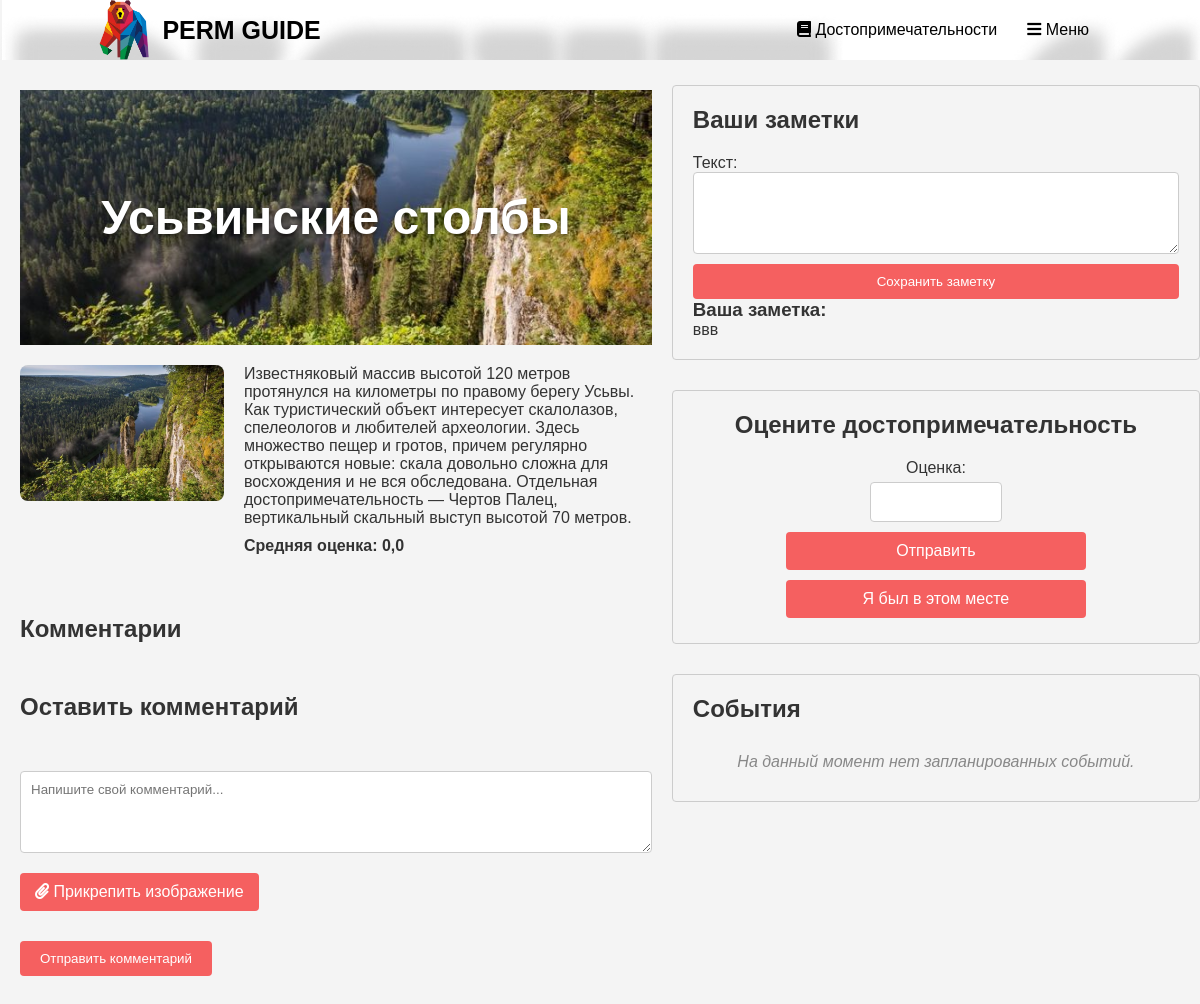
The app's page /sight/4/ (signed in) with its own data.
### gid/models.py (models this page shows, shortened)
class Sight(models.Model):
    name = models.CharField(max_length=128, verbose_name='Название')
    description = models.TextField(verbose_name='Описание')
    image = models.ImageField(upload_to='sight_images', verbose_name='Изображение')
    def average_rating(self):
        ratings = self.rating_set.all()
        if ratings.exists():
            return ratings.aggregate(Avg('score'))['score__avg']
        return 0.0
    class Meta:
        verbose_name = 'Достопримечательность'
        verbose_name_plural = 'Достопримечательности'

class UserNote(models.Model):
    sight = models.ForeignKey(Sight, on_delete=models.CASCADE, verbose_name='Достопримечательность')
    user = models.ForeignKey(User, on_delete=models.CASCADE, verbose_name='Пользователь')
    text = models.TextField(verbose_name='Текст')
    created_at = models.DateTimeField(auto_now_add=True, verbose_name='Дата создания')
    updated_at = models.DateTimeField(auto_now=True, verbose_name='Дата обновления')
    class Meta:
        verbose_name = 'Заметка пользователя'
        verbose_name_plural = 'Заметки пользователей'
        unique_together = ('sight', 'user')

### gid/views.py (the view, shortened to what this page needs)
# urls.py: path('sight/<int:sight_id>/', views.sight_detail, name='sight_detail'),
def sight_detail(request, sight_id):
    sight = get_object_or_404(Sight, pk=sight_id)
    form = RatingForm()
    note_form = UserNoteForm()
    comments = Comment.objects.filter(sight=sight)
    user_note = None
    events = sight.events.all()
    user_visited = False
    if request.user.is_authenticated:
        user_visited = Visit.objects.filter(user=request.user, sight=sight).exists()
    if request.user.is_authenticated:
        user_note = UserNote.objects.filter(sight=sight, user=request.user).first()
    return render(request, 'gid/sight_detail.html', {
        'sight': sight,
        'form': form,
        'note_form': note_form,
        'comments': comments,
        'user_note': user_note,
        'user_visited': user_visited,
        'events': events,
    })

### gid/forms.py
class RatingForm(forms.ModelForm):
    class Meta:
        model = Rating
        fields = ['score']
        widgets = {
            'score': forms.NumberInput(attrs={'min': 1, 'max': 5})
        }

class UserNoteForm(forms.ModelForm):
    class Meta:
        model = UserNote
        fields = ['text']
        widgets = {
            'text': forms.Textarea(attrs={'rows': 4, 'cols': 50, 'class': 'note-textarea'}),
        }

### gid/templates/gid/sight_detail.html (shortened to what this page needs)
{% load static %}
<html lang="en">
<head>
    <link rel="stylesheet" href="{% static 'css/sight_detail.css' %}">
    <link rel="stylesheet" href="https://cdnjs.cloudflare.com/ajax/libs/font-awesome/5.15.4/css/all.min.css">
</head>
<body>
    <div class="header" style="background-image: url('{% static 'img/img.png' %}')">
        <div class="logo-container">
            <img src="{% static 'img/logo.png' %}" alt="Logo" class="logo-image">
            <a href="{% url 'index' %}" class="logo">PERM GUIDE</a>
        </div>
        <nav>
            <ul>
                <li>
                    <a href="{% url 'catalog' %}"><i class="fas fa-book"></i> Достопримечательности</a>
                </li>
                {% if user.is_authenticated %}
                <li>
                    <a href="#"><i class="fas fa-bars"></i> Меню</a>
                </li>
                {% endif %}
            </ul>
        </nav>
    </div>
    <div class="content-container">
        <div class="main-content">
            <section class="sight-header" style="background-image: url('{{ sight.image.url }}')">
                <h1>{{ sight.name }}</h1>
            </section>
           <section class="sight-details">
    <div class="image-container">
        <img src="{{ sight.image.url }}" alt="{{ sight.name }}">
    </div>
    <div class="description">
        <p>{{ sight.description }}</p>
        <p class="rating">Средняя оценка: {{ sight.average_rating }}</p>
    </div>
</section>
<section class="comments">
    <div class="comments-header">
        <h2>Комментарии</h2>
    </div>
</section>
<section class="comment-form">
    <h2>Оставить комментарий</h2>
    <form action="{% url 'comment_submit' sight.id %}" method="post" enctype="multipart/form-data" class="comment-form" id="commentForm">
        <div class="form-group">
            <textarea name="text" rows="4" cols="50" class="comment-textarea" placeholder="Напишите свой комментарий..."></textarea>
        </div>
        <div class="form-group">
            <label for="id_image" class="upload-label">
                <i class="fas fa-paperclip"></i> Прикрепить изображение
            </label>
        </div>
        <div class="form-group">
            <button type="submit" class="comment-submit-btn">Отправить комментарий</button>
        </div>
    </form>
</section>
        </div>
        {% if user.is_authenticated %}
       <div class="side-content">
    <section class="user-notes">
        <h2>Ваши заметки</h2>
        <form action="" method="post">
            {{ note_form.as_p }}
            <button type="submit" name="note">Сохранить заметку</button>
        </form>
        {% if user_note %}
        <div class="user-note">
            <h3>Ваша заметка:</h3>
            <p>{{ user_note.text }}</p>
        </div>
        {% endif %}
    </section>
    <section class="rating-form">
        <h2>Оцените достопримечательность</h2>
        <form action="{% url 'sight_detail' sight_id=sight.id %}" method="post">
            {{ form.as_p }}
            <button type="submit" name="rating">Отправить</button>
        </form>
        <form action="{% url 'mark_visited' sight_id=sight.id %}" method="post">
            {% if user_visited %}
                <button type="button" class="button-visit visited">Вы уже были здесь</button>
            {% else %}
                <button type="submit" class="button-visit">Я был в этом месте</button>
            {% endif %}
        </form>
    </section>
 <section class="events">
    <h2>События</h2>
    <ul class="event-list">
        {% for event in events %}
        <li class="event">
            <div class="event-info">
                <h3>{{ event.title }}</h3>
                <p class="event-description">{{ event.description }}</p>
                <p><strong>Дата:</strong> {{ event.date }}</p>
                {% if event.time %}
                <p><strong>Время:</strong> {{ event.time }}</p>
                {% endif %}
            </div>
        </li>
        {% empty %}
        <li class="no-events">На данный момент нет запланированных событий.</li>
        {% endfor %}
    </ul>
</section>
</div>
        {% endif %}
    </div>
</body>
</html>

### static/css/sight_detail.css (style rules this page uses)
* { margin: 0; padding: 0; box-sizing: border-box; font-family: "Poppins", sans-serif; list-style: none; text-decoration: none; }
body { background-color: #f4f4f4; color: #333; }
.header { position: fixed; top: 0; left: 0; right: 0; display: flex; justify-content: space-between; align-items: center; padding: 0 8%; z-index: 1000; }
.logo-container { display: flex; align-items: center; }
.logo-image { height: 60px; margin-right: 10px; align-self: center; }
.logo { font-size: 25px; font-weight: 900; color: black; }
.header nav ul li { position: relative; float: left; }
.header nav ul li a { padding: 15px; color: #000; font-size: 16px; display: block; }
.content-container { display: flex; padding-top: 70px; }
.main-content { flex: 1; padding: 20px; max-width: calc(100% - 320px); margin: 0; }
.sight-header { background-size: cover; background-position: center; padding: 100px 20px; color: #fff; text-align: center; margin-bottom: 20px; }
.sight-header h1 { font-size: 3em; text-shadow: 0 2px 4px rgba(0, 0, 0, 0.5); }
.sight-details { display: flex; gap: 20px; margin-bottom: 20px; }
.image-container { flex: 1; }
.image-container img { width: 100%; border-radius: 8px; }
.description { flex: 2; }
.description p { margin-bottom: 10px; }
.rating { font-weight: bold; }
.rating-form, .login-prompt { margin-top: 30px; text-align: center; }
.rating-form h2 { margin-bottom: 20px; }
.rating-form form { display: flex; flex-direction: column; align-items: center; }
.rating-form form input, .rating-form form button { padding: 10px; margin: 5px 0; font-size: 1em; border: 1px solid #ccc; border-radius: 4px; width: 100%; max-width: 300px; }
.rating-form form button { background-color: #F56060; color: #fff; border: none; cursor: pointer; transition: background-color 0.3s ease; }
.comments { margin-top: 50px; }
.comments-header h2 { margin-bottom: 20px; color: #333; }
.comment-form { margin-top: 50px; }
.comment-form h2 { margin-bottom: 20px; color: #333; }
.comment-form .form-group { margin-bottom: 20px; }
.comment-form .comment-textarea { width: 100%; padding: 10px; border: 1px solid #ccc; border-radius: 4px; }
.comment-form .comment-submit-btn { padding: 10px 20px; background-color: #F56060; color: #fff; border: none; border-radius: 4px; cursor: pointer; transition: background-color 0.3s ease; }
.side-content { margin-top: 15px; }
.side-content section { padding: 20px; border: 1px solid #ccc; border-radius: 4px; background-color: #f4f4f4; margin-bottom: 20px; }
.side-content h2 { margin-bottom: 20px; }
.side-content form { display: flex; flex-direction: column; }
.side-content .note-textarea, .side-content .comment-textarea { width: 100%; padding: 10px; border: 1px solid #ccc; border-radius: 4px; margin-bottom: 10px; }
.side-content button { padding: 10px; background-color: #F56060; color: #fff; border: none; border-radius: 4px; cursor: pointer; transition: background-color 0.3s ease; }
.button-visit { background-color: #F56060; border: none; color: white; padding: 10px 20px; text-align: center; text-decoration: none; display: inline-block; font-size: 16px; margin: 4px 2px; cursor: pointer; border-radius: 4px; transition-duration: 0.4s; position: relative; }
.button-visit::after { content: "\2714"; display: block; position: absolute; top: 50%; left: 50%; transform: translate(-50%, -50%); color: #fff; font-size: 24px; opacity: 0; transition: opacity 0.2s, transform 0.2s; }
.button-visit::after { opacity: 0; }
.upload-label { display: inline-block; padding: 10px 15px; background-color: #F56060; color: #fff; border-radius: 4px; cursor: pointer; transition: background-color 0.3s ease; }
.events { margin-top: 30px; }
.event-list { list-style: none; padding: 0; }
.no-events { color: #888; font-style: italic; padding: 10px; text-align: center; }

### records on screen
Sight: image (picture), name "Усьвинские столбы", description "Известняковый массив высотой 120 метров протянулся на километры по правому берегу Усьвы. Как туристический объект интересует скалолазов, спелеологов и любителей археологии. Здесь множество пещер и гротов, причем регулярно открываются новые: скала довольно сложна для восхождения и не вся обследована. Отдельная достопримечательность — Чертов Палец, вертикальный скальный выступ высотой 70 метров.", average_rating "0,0"
UserNote: text "ввв"
